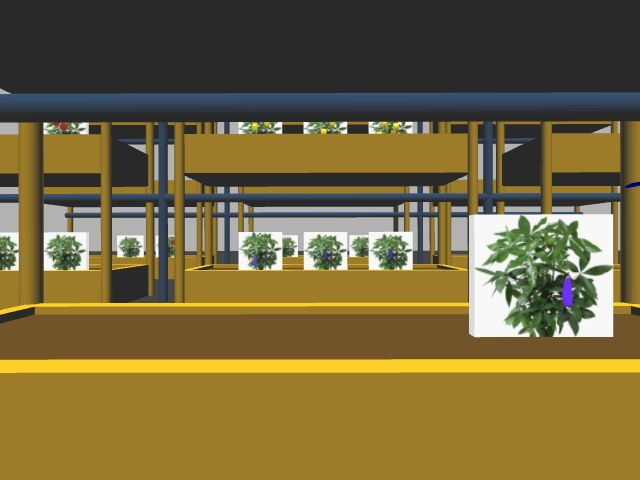
#> input picture color_image_216/4_front_whole.jpg, 640 x 480 px
$ python xorking.py
#> lines starting #> are read from the running program, lines starting #| are printed output that depends on the picture
import cv2
import numpy as np


# [77 lines left out: function count_fruit, not called in this run]


directory = "color_image_216"
number = 4
img_back = cv2.imread(directory + f"/{number}_back_whole.jpg")
img_back = cv2.flip(img_back, 1)
img_front = cv2.imread(directory + f"/{number}_front_whole.jpg")
#> img_front is the input picture: shape (480, 640, 3); mean B, G, R 60.1, 102.2, 116.6


front_back_list = [[], []]

for index, img_raw in enumerate([img_front, img_back]):
    cv2.imshow("image", img_raw)
#> (the run stopped early here; a loop or call above may not have finished)

$ run again, with color_image_216/10_front_whole.jpg copied over color_image_216/4_front_whole.jpg
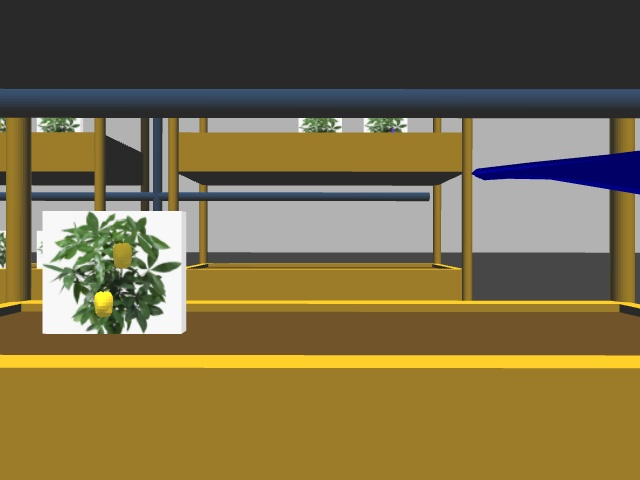
#> input picture color_image_216/10_front_whole.jpg, 640 x 480 px
#> img_front is the input picture: shape (480, 640, 3); mean B, G, R 69.8, 107.2, 120.9

$ run again, with color_image_216/11_front_whole.jpg copied over color_image_216/4_front_whole.jpg
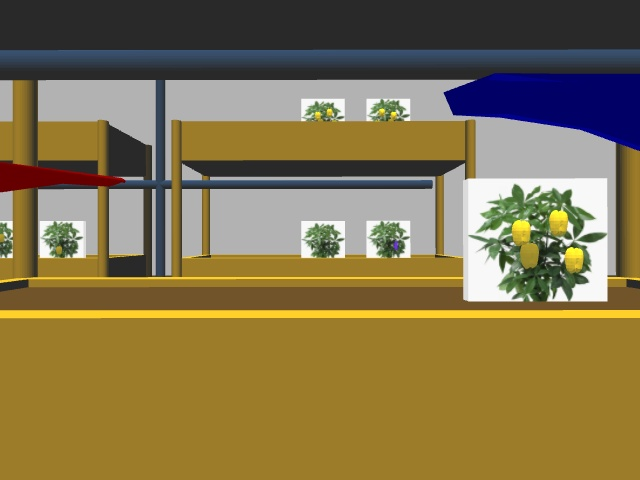
#> input picture color_image_216/11_front_whole.jpg, 640 x 480 px
#> img_front is the input picture: shape (480, 640, 3); mean B, G, R 75.1, 115.2, 130.8
